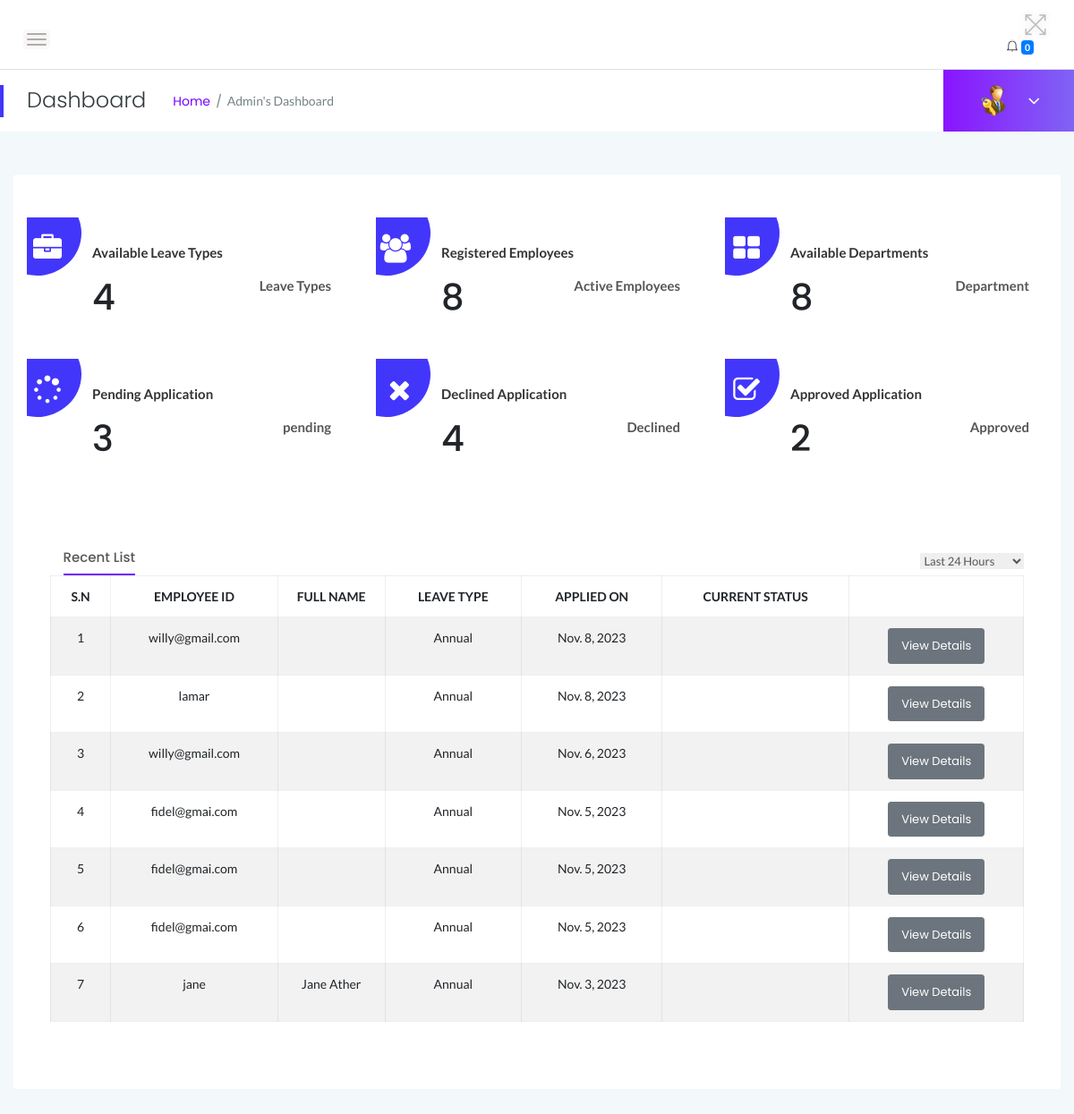
The app's page /myadmin/dashboard/ (signed in), older data.
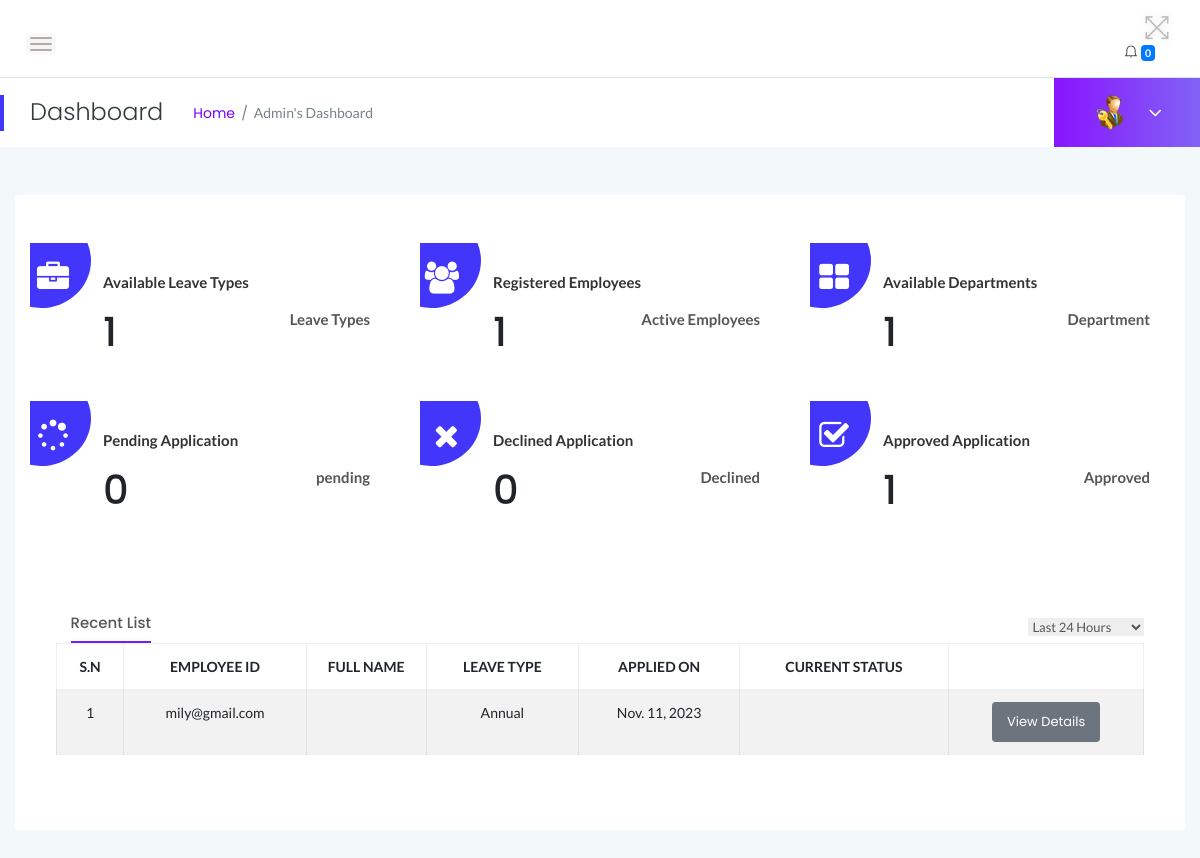
The same page, newer data.
### myadmin/models.py (models this page shows)
class Leave(models.Model):
    employee = models.ForeignKey(User, on_delete=models.CASCADE)
    leave_type = models.CharField(max_length=100, default='Annual')
    posting_date = models.DateField(auto_now_add=True)
    status = models.CharField(
        max_length=10,
        choices=STATUS_CHOICES,
        default='Pending'
    )
    leavetype = models.CharField(max_length=255, default=None)
    description = models.TextField(default=None)
    fromdate = models.DateField( default=None)
    todate = models.DateField( default=None)
    isread = models.IntegerField(default=0)

### myadmin/views.py (the view)
# urls.py: path('dashboard/', views.dashboard, name='dashboard'),
@login_required
def dashboard(request):
    if not request.user.is_authenticated:
        return redirect('admin_login')
    leaves = Leave.objects.order_by('-id')[:7]
    pending_leave_count = Leave.objects.filter(status=0).count()
    notifications = Notification.objects.filter(user=request.user, is_read=False)[:5]
    leave_type_count = LeaveType.objects.count()
    employee_count = Employee.objects.count()
    department_count = Department.objects.count()
    leavetype_count = Leave.objects.filter(status=2).count()
    leavtypcount = Leave.objects.filter(status=1).count()
    context = {
        'page': 'dashboard',
        'leaves': leaves,
        'notifications': notifications,
        'pending_leave_count':pending_leave_count,
        'leave_type_count':leave_type_count,
        'employee_count':employee_count,
        'department_count':department_count,
        'leavetype_count':leavetype_count,
        'leavtypcount':leavtypcount
    }
    return render(request, 'admin/dashboard.html', context)

### myadmin/templates/admin/dashboard.html (shortened to what this page needs)
{% extends 'admin/main.html' %}
{% block content %}
<div>
            <div class="main-content-inner">
                <div class="sales-report-area mt-5 mb-5">
                    <div class="row">
                        <div class="col-md-4">
                            <div class="single-report mb-xs-30">
                                <div class="s-report-inner pr--20 pt--30 mb-3">
                                    <div class="icon"><i class="fa fa-briefcase"></i></div>
                                    <div class="s-report-title d-flex justify-content-between">
                                        <h4 class="header-title mb-0">Available Leave Types</h4>
                                    </div>
                                    <div class="d-flex justify-content-between pb-2">
                                        <h1>{% include 'admin/leavetype-counter.html' %}</h1>
                                        <span>Leave Types</span>
                                    </div>
                                </div>
                            </div>
                        </div>
                        <div class="col-md-4">
                            <div class="single-report mb-xs-30">
                                <div class="s-report-inner pr--20 pt--30 mb-3">
                                    <div class="icon"><i class="fa fa-users"></i></div>
                                    <div class="s-report-title d-flex justify-content-between">
                                        <h4 class="header-title mb-0">Registered Employees</h4>
                                    </div>
                                    <div class= "d-flex justify-content-between pb-2">
                                        <h1>{% include 'admin/emp-counter.html' %}</h1>
                                        <span>Active Employees</span>
                                    </div>
                                </div>
                            </div>
                        </div>
                        <div class="col-md-4">
                            <div class="single-report">
                                <div class="s-report-inner pr--20 pt--30 mb-3">
                                    <div class="icon"><i class="fa fa-th-large"></i></div>
                                    <div class="s-report-title d-flex justify-content-between">
                                        <h4 class="header-title mb-0">Available Departments</h4>
                                    </div>
                                    <div class="d-flex justify-content-between pb-2">
                                        <h1>{% include 'admin/dept-counter.html' %}</h1>
                                        <span>Department</span>
                                    </div>
                                </div>
                            </div>
                        </div>
                    </div>
                    <br>
                    <div class="row">
                        <div class="col-md-4">
                            <div class="single-report mb-xs-30">
                                <div class="s-report-inner pr--20 pt--30 mb-3">
                                    <div class="icon"><i class="fa fa-spinner"></i></div>
                                    <div class="s-report-title d-flex justify-content-between">
                                        <h4 class="header-title mb-0">Pending Application</h4>
                                    </div>
                                    <div class="d-flex justify-content-between pb-2">
                                        <h1>{% include 'admin/pendingapp-counter.html' %}</h1>
                                        <span>pending</span>
                                    </div>
                                </div>
                            </div>
                        </div>
                        <div class="col-md-4">
                            <div class="single-report mb-xs-30">
                                <div class="s-report-inner pr--20 pt--30 mb-3">
                                    <div class="icon"><i class="fa fa-times"></i></div>
                                    <div class="s-report-title d-flex justify-content-between">
                                        <h4 class="header-title mb-0">Declined Application</h4>
                                    </div>
                                    <div class="d-flex justify-content-between pb-2">
                                        <h1>{% include 'admin/declineapp-counter.html' %}</h1>
                                        <span>Declined</span>
                                    </div>
                                </div>
                            </div>
                        </div>
                        <div class="col-md-4">
                            <div class="single-report">
                                <div class="s-report-inner pr--20 pt--30 mb-3">
                                    <div class="icon"><i class="fa fa-check-square-o"></i></div>
                                    <div class="s-report-title d-flex justify-content-between">
                                        <h4 class="header-title mb-0">Approved Application</h4>
                                    </div>
                                    <div class="d-flex justify-content-between pb-2">
                                        <h1>{% include 'admin/approvedapp-counter.html' %}</h1>
                                        <span>Approved</span>
                                    </div>
                                </div>
                            </div>
                        </div>
                    </div>
                </div>
                <div class="row">
                    <div class="col-12">
                        <div class="card">
                            <div class="card-body">
                            <div class="d-sm-flex justify-content-between align-items-center">
                                <div class="trd-history-tabs">
                                    <ul class="nav" role="tablist">
                                        <li>
                                            <a class="active" data-toggle="tab" href="{% url 'myadmin:dashboard' %}" role="tab">Recent List</a>
                                        </li>
                                    </ul>
                                </div>
                                <select class="custome-select border-0 pr-3">
                                    <option selected>Last 24 Hours</option>
                                </select>
                            </div>
                            <div class="single-table">
                                <div class="table-responsive">
                                    <table class="table table-hover table-bordered table-striped progress-table text-center">
                                        <thead class="text-uppercase">
                                            <tr>
                                                <th>S.N</th>
                                                <th>Employee ID</th>
                                                <th width="120">Full Name</th>
                                                <th>Leave Type</th>
                                                <th>Applied On</th>
                                                <th>Current Status</th>
                                                <th></th>
                                            </tr>
                                        </thead>
                                        <tbody>
                                            {% for leave in leaves %}
                                                <tr>
                                                    <td>{{ forloop.counter }}</td>
                                                <td>{{ leave.employee }}</td>
                                                <td>{{ leave.employee.first_name }} {{ leave.employee.last_name }}</td>
                                                <td>{{ leave.leave_type }}</td>
                                                <td>{{ leave.posting_date }}</td>
                                                    <td>
                                                    </td>
                                                   <td><a href="{% url 'myadmin:employee_leave_details' leave.id %}" class="btn btn-secondary btn-sm">View Details</a></td>
                                                </tr>
                                            {% endfor %}
                                        </tbody>
                                    </table>
                                </div>
                            </div>
                        </div>
                    </div>
                </div>
            </div>
        </div>
    </div>
{% endblock content %}}

### myadmin/templates/admin/main.html (shortened to what this page needs)
{% load static %}
<!DOCTYPE html>
<html lang="en">
<head>
    <link rel="stylesheet" href="{% static 'css/bootstrap.min.css' %}">
    <link rel="stylesheet" href="{% static 'css/font-awesome.min.css' %}">
    <link rel="stylesheet" href="{% static 'css/themify-icons.css' %}">
    <link rel="stylesheet" href="{% static 'css/metisMenu.css' %}">
    <link rel="stylesheet" href="{% static 'css/owl.carousel.min.css' %}">
    <link rel="stylesheet" href="{% static 'css/slicknav.min.css' %}">
    <link rel="stylesheet" href="https://www.amcharts.com/lib/3/plugins/export/export.css" type="text/css" media="all" />
    <link rel="stylesheet" href="{% static 'css/typography.css' %}">
    <link rel="stylesheet" href="{% static 'css/default-css.css' %}">
    <link rel="stylesheet" href="{% static 'css/styles.css' %}">
    <link rel="stylesheet" href="{% static 'css/responsive.css' %}">
</head>
<body>
{% include 'admin/sidebars.html' %}
{% block content %}
{% endblock content %}
</body>
</html>

### myadmin/templates/admin/sidebars.html (shortened to what this page needs)
{% load static %}
    <div class="page-container">
        <div class="main-content">
            <div class="header-area">
                <div class="row align-items-center">
                    <div class="col-md-6 col-sm-8 clearfix">
                        <div class="nav-btn pull-left">
                            <span></span>
                            <span></span>
                            <span></span>
                        </div>
                    </div>
                    <div class="col-md-6 col-sm-4 clearfix">
                        <ul class="notification-area pull-right">
                            <li id="full-view"><i class="ti-fullscreen"></i></li>
                            {% include 'admin/admin-notification.html' %}
                        </ul>
                    </div>
                </div>
            </div>
            <div class="page-title-area">
                <div class="row align-items-center">
                    <div class="col-sm-6">
                        <div class="breadcrumbs-area clearfix">
                            <h4 class="page-title pull-left">Dashboard</h4>
                            <ul class="breadcrumbs pull-left">
                                <li><a href="{% url 'myadmin:dashboard' %}">Home</a></li>
                                <li><span>Admin's Dashboard</span></li>
                            </ul>
                        </div>
                    </div>
                    <div class="col-sm-6 clearfix">
                        <div class="user-profile pull-right">
                            <img class="avatar user-thumb" src="{% static 'images/admin.png' %}" alt="avatar">
                            <h4 class="user-name dropdown-toggle" data-toggle="dropdown">{{ user.first_name }} {{ user.last_name }} <i class="fa fa-angle-down"></i></h4>
                        </div>
                    </div>
                </div>
            </div>
            <div class="main-content-inner">
                <div class="row">
                    <div class="col-12 mt-5">
                        <div class="card">

### myadmin/templates/admin/admin-sidebar.html (shortened to what this page needs)
{% load static %}

### myadmin/templates/admin/admin-notification.html (shortened to what this page needs)
<div class="notification-dropdown">
    <div class="notification-btn">
        <i class="ti-bell"></i>
        <span class="badge badge-primary">{{ notifications|length }}</span>
    </div>
</div>

### myadmin/templates/admin/leavetype-counter.html
{{ leave_type_count }}

### myadmin/templates/admin/emp-counter.html
 {{ employee_count }}

### myadmin/templates/admin/dept-counter.html
{{ department_count }}

### myadmin/templates/admin/pendingapp-counter.html
{{ pending_leave_count }}

### myadmin/templates/admin/declineapp-counter.html
 {{ leavetype_count }}

### myadmin/templates/admin/approvedapp-counter.html
{{ leavtypcount }}

Row changes from the older to the newer data that the page shows:
removed Leave: employee "willy@gmail.com", leave_type "Annual", posting_date "Nov. 8, 2023"
removed Leave: employee "lamar", leave_type "Annual", posting_date "Nov. 8, 2023"
removed Leave: employee "willy@gmail.com", leave_type "Annual", posting_date "Nov. 6, 2023"
removed Leave: employee "fidel@gmai.com", leave_type "Annual", posting_date "Nov. 5, 2023"
removed Leave: employee "fidel@gmai.com", leave_type "Annual", posting_date "Nov. 5, 2023"
removed Leave: employee "fidel@gmai.com", leave_type "Annual", posting_date "Nov. 5, 2023"
removed Leave: employee "jane", employee.first_name "Jane", employee.last_name "Ather", leave_type "Annual", posting_date "Nov. 3, 2023"
added Leave: employee "mily@gmail.com", leave_type "Annual", posting_date "Nov. 11, 2023"
Text that changed along with them:
{{ leave_type_count }}: "4" → "1"
{{ employee_count }}: "8" → "1"
{{ department_count }}: "8" → "1"
{{ pending_leave_count }}: "3" → "0"
{{ leavetype_count }}: "4" → "0"
{{ leavtypcount }}: "2" → "1"
